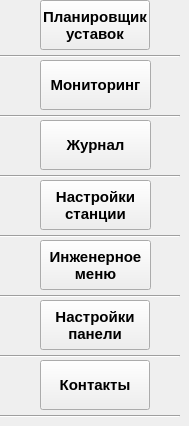
     <widget class="QWidget" name="Settings_Main_Buttons_page">
      <widget class="QLabel" name="go_to_settings_manager_page_icon_label">
       <property name="geometry">
        <rect>
         <x>0</x>
         <y>0</y>
         <width>40</width>
         <height>50</height>
        </rect>
       </property>
       <property name="text">
        <string/>
       </property>
      </widget>
      <widget class="QPushButton" name="go_to_settings_manager_page_pushButton">
       <property name="geometry">
        <rect>
         <x>40</x>
         <y>0</y>
         <width>110</width>
         <height>50</height>
        </rect>
       </property>
       <property name="font">
        <font>
         <family>Arial</family>
         <pointsize>11</pointsize>
         <weight>75</weight>
         <bold>true</bold>
        </font>
       </property>
       <property name="text">
        <string>Планировщик 
уставок</string>
       </property>
      </widget>
      <widget class="QLabel" name="go_to_settings_tracking_page_icon_label_1">
       <property name="geometry">
        <rect>
         <x>0</x>
         <y>60</y>
         <width>40</width>
         <height>50</height>
        </rect>
       </property>
       <property name="text">
        <string/>
       </property>
      </widget>
      <widget class="QPushButton" name="go_to_settings_tracking_page_pushButton">
       <property name="geometry">
        <rect>
         <x>40</x>
         <y>60</y>
         <width>111</width>
         <height>50</height>
        </rect>
       </property>
       <property name="font">
        <font>
         <family>Arial</family>
         <pointsize>11</pointsize>
         <weight>75</weight>
         <bold>true</bold>
        </font>
       </property>
       <property name="text">
        <string>Мониторинг</string>
       </property>
      </widget>
      <widget class="QLabel" name="go_to_settings_journal_page_icon_label_1">
       <property name="geometry">
        <rect>
         <x>0</x>
         <y>120</y>
         <width>40</width>
         <height>50</height>
        </rect>
       </property>
       <property name="text">
        <string/>
       </property>
      </widget>
      <widget class="QPushButton" name="go_to_settings_journal_page_pushButton">
       <property name="geometry">
        <rect>
         <x>40</x>
         <y>120</y>
         <width>111</width>
         <height>50</height>
        </rect>
       </property>
       <property name="font">
        <font>
         <family>Arial</family>
         <pointsize>11</pointsize>
         <weight>75</weight>
         <bold>true</bold>
        </font>
       </property>
       <property name="text">
        <string>Журнал</string>
       </property>
      </widget>
      <widget class="QLabel" name="go_to_settings_station_settings_page_icon_label_1">
       <property name="geometry">
        <rect>
         <x>0</x>
         <y>180</y>
         <width>40</width>
         <height>50</height>
        </rect>
       </property>
       <property name="text">
        <string/>
       </property>
      </widget>
      <widget class="QPushButton" name="go_to_settings_station_settings_page_pushButton">
       <property name="geometry">
        <rect>
         <x>40</x>
         <y>180</y>
         <width>111</width>
         <height>50</height>
        </rect>
       </property>
       <property name="font">
        <font>
         <family>Arial</family>
         <pointsize>11</pointsize>
         <weight>75</weight>
         <bold>true</bold>
        </font>
       </property>
       <property name="text">
        <string>Настройки
станции</string>
       </property>
      </widget>
      <widget class="QLabel" name="go_to_settings_engineering_menu_page_icon_label_1">
       <property name="geometry">
        <rect>
         <x>0</x>
         <y>240</y>
         <width>40</width>
         <height>50</height>
        </rect>
       </property>
       <property name="text">
        <string/>
       </property>
      </widget>
      <widget class="QPushButton" name="go_to_settings_engineering_menu_page_pushButton">
       <property name="geometry">
        <rect>
         <x>40</x>
         <y>240</y>
         <width>111</width>
         <height>50</height>
        </rect>
       </property>
       <property name="font">
        <font>
         <family>Arial</family>
         <pointsize>11</pointsize>
         <weight>75</weight>
         <bold>true</bold>
        </font>
       </property>
       <property name="text">
        <string>Инженерное 
меню</string>
       </property>
      </widget>
      <widget class="QLabel" name="go_to_settings_panel_settings_page_icon_label_1">
       <property name="geometry">
        <rect>
         <x>0</x>
         <y>300</y>
         <width>40</width>
         <height>50</height>
        </rect>
       </property>
       <property name="text">
        <string/>
       </property>
      </widget>
      <widget class="QPushButton" name="go_to_settings_panel_settings_page_pushButton">
       <property name="geometry">
        <rect>
         <x>40</x>
         <y>300</y>
         <width>110</width>
         <height>50</height>
        </rect>
       </property>
       <property name="font">
        <font>
         <family>Arial</family>
         <pointsize>11</pointsize>
         <weight>75</weight>
         <bold>true</bold>
        </font>
       </property>
       <property name="text">
        <string>Настройки
панели</string>
       </property>
      </widget>
      <widget class="QLabel" name="go_to_settings_contacts_page_icon_label_1">
       <property name="geometry">
        <rect>
         <x>0</x>
         <y>360</y>
         <width>40</width>
         <height>50</height>
        </rect>
       </property>
       <property name="text">
        <string/>
       </property>
      </widget>
      <widget class="QPushButton" name="go_to_settings_contacts_page_pushButton">
       <property name="geometry">
        <rect>
         <x>40</x>
         <y>360</y>
         <width>110</width>
         <height>50</height>
        </rect>
       </property>
       <property name="font">
        <font>
         <family>Arial</family>
         <pointsize>11</pointsize>
         <weight>75</weight>
         <bold>true</bold>
        </font>
       </property>
       <property name="layoutDirection">
        <enum>Qt::LeftToRight</enum>
       </property>
       <property name="text">
        <string>Контакты</string>
       </property>
      </widget>
      <widget class="QLabel" name="go_to_settings_contacts_page_icon_label_2">
       <property name="geometry">
        <rect>
         <x>150</x>
         <y>360</y>
         <width>30</width>
         <height>50</height>
        </rect>
       </property>
       <property name="text">
        <string/>
       </property>
      </widget>
      <widget class="QLabel" name="go_to_settings_panel_settings_page_icon_label_2">
       <property name="geometry">
        <rect>
         <x>150</x>
         <y>300</y>
         <width>30</width>
         <height>50</height>
        </rect>
       </property>
       <property name="text">
        <string/>
       </property>
      </widget>
      <widget class="QLabel" name="go_to_settings_engineering_menu_page_icon_label_2">
       <property name="geometry">
        <rect>
         <x>140</x>
         <y>240</y>
         <width>40</width>
         <height>50</height>
        </rect>
       </property>
       <property name="text">
        <string/>
       </property>
      </widget>
      <widget class="QLabel" name="go_to_settings_station_settings_page_icon_label_2">
       <property name="geometry">
        <rect>
         <x>140</x>
         <y>180</y>
         <width>40</width>
         <height>50</height>
        </rect>
       </property>
       <property name="text">
        <string/>
       </property>
      </widget>
      <widget class="QLabel" name="go_to_settings_journal_page_icon_label_2">
       <property name="geometry">
        <rect>
         <x>140</x>
         <y>120</y>
         <width>40</width>
         <height>50</height>
        </rect>
       </property>
       <property name="text">
        <string/>
       </property>
      </widget>
      <widget class="QLabel" name="go_to_settings_tracking_page_icon_label_2">
       <property name="geometry">
        <rect>
         <x>140</x>
         <y>60</y>
         <width>40</width>
         <height>50</height>
        </rect>
       </property>
       <property name="text">
        <string/>
       </property>
      </widget>
      <widget class="Line" name="main_line_1">
       <property name="geometry">
        <rect>
         <x>0</x>
         <y>55</y>
         <width>180</width>
         <height>2</height>
        </rect>
       </property>
       <property name="frameShadow">
        <enum>QFrame::Sunken</enum>
       </property>
       <property name="orientation">
        <enum>Qt::Horizontal</enum>
       </property>
      </widget>
      <widget class="Line" name="main_line_2">
       <property name="geometry">
        <rect>
         <x>0</x>
         <y>115</y>
         <width>180</width>
         <height>2</height>
        </rect>
       </property>
       <property name="frameShadow">
        <enum>QFrame::Sunken</enum>
       </property>
       <property name="orientation">
        <enum>Qt::Horizontal</enum>
       </property>
      </widget>
      <widget class="Line" name="main_line_3">
       <property name="geometry">
        <rect>
         <x>0</x>
         <y>175</y>
         <width>180</width>
         <height>2</height>
        </rect>
       </property>
       <property name="frameShadow">
        <enum>QFrame::Sunken</enum>
       </property>
       <property name="orientation">
        <enum>Qt::Horizontal</enum>
       </property>
      </widget>
      <widget class="Line" name="main_line_4">
       <property name="geometry">
        <rect>
         <x>0</x>
         <y>235</y>
         <width>180</width>
         <height>2</height>
        </rect>
       </property>
       <property name="frameShadow">
        <enum>QFrame::Sunken</enum>
       </property>
       <property name="orientation">
        <enum>Qt::Horizontal</enum>
       </property>
      </widget>
      <widget class="Line" name="main_line_5">
       <property name="geometry">
        <rect>
         <x>0</x>
         <y>295</y>
         <width>180</width>
         <height>2</height>
        </rect>
       </property>
       <property name="frameShadow">
        <enum>QFrame::Sunken</enum>
       </property>
       <property name="orientation">
        <enum>Qt::Horizontal</enum>
       </property>
      </widget>
      <widget class="Line" name="main_line_6">
       <property name="geometry">
        <rect>
         <x>0</x>
         <y>355</y>
         <width>180</width>
         <height>2</height>
        </rect>
       </property>
       <property name="frameShadow">
        <enum>QFrame::Sunken</enum>
       </property>
       <property name="orientation">
        <enum>Qt::Horizontal</enum>
       </property>
      </widget>
      <widget class="Line" name="main_line_7">
       <property name="geometry">
        <rect>
         <x>0</x>
         <y>415</y>
         <width>180</width>
         <height>2</height>
        </rect>
       </property>
       <property name="frameShadow">
        <enum>QFrame::Sunken</enum>
       </property>
       <property name="orientation">
        <enum>Qt::Horizontal</enum>
       </property>
      </widget>
     </widget>
